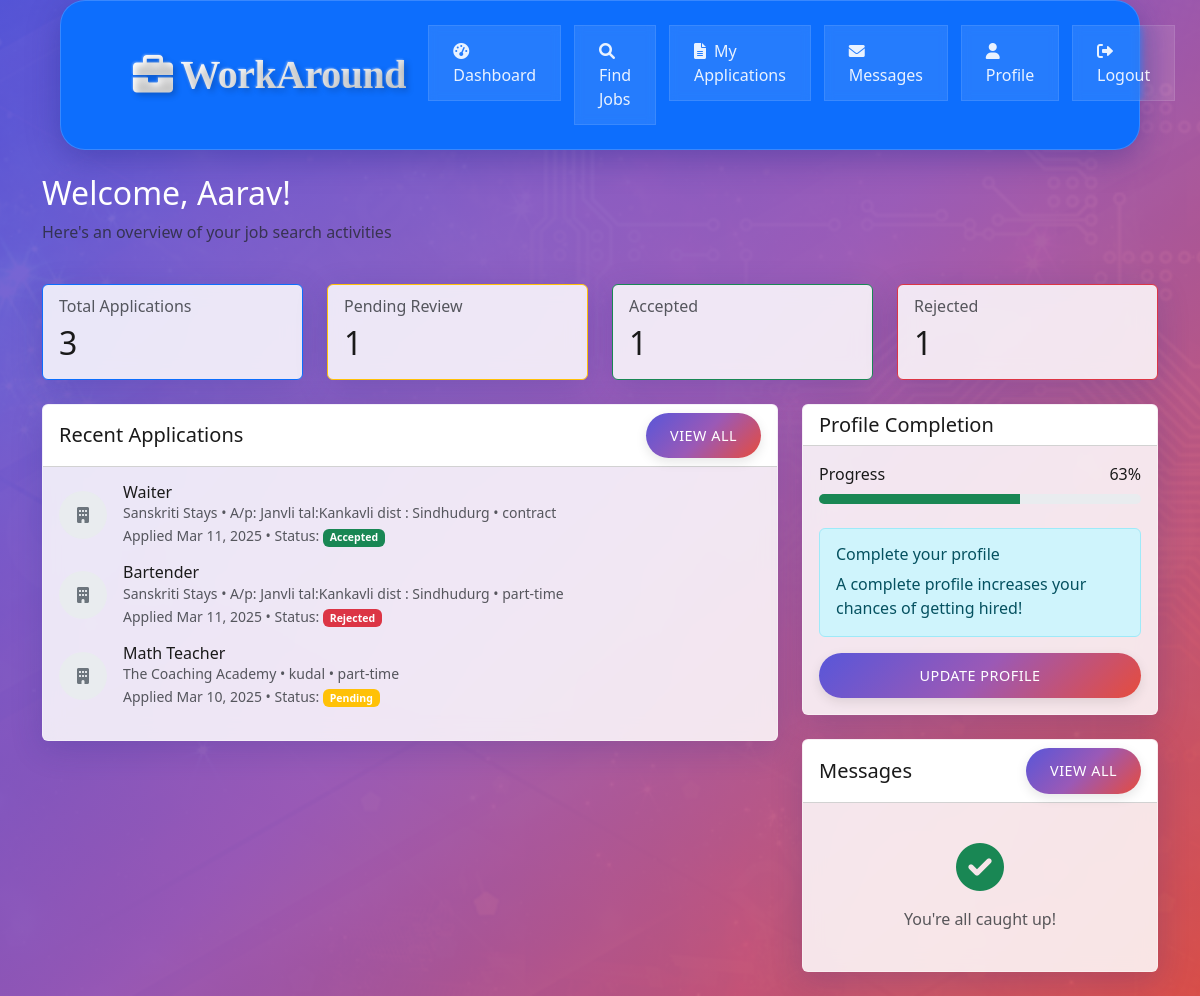
The page /jobseeker/dashboard.php (signed in) on the database its author committed.
### tables this page shows
CREATE TABLE `jobseeker_profiles` (
  `id` int(11) NOT NULL,
  `user_id` int(11) DEFAULT NULL,
  `first_name` varchar(50) NOT NULL,
  `last_name` varchar(50) NOT NULL,
  `phone` varchar(20) DEFAULT NULL,
  `address` text DEFAULT NULL,
  `skills` text DEFAULT NULL,
  `education` text DEFAULT NULL,
  `experience` text DEFAULT NULL,
  `resume_path` varchar(255) DEFAULT NULL,
  `profile_picture` varchar(255) DEFAULT NULL
);

CREATE TABLE `job_applications` (
  `id` int(11) NOT NULL,
  `job_id` int(11) DEFAULT NULL,
  `jobseeker_id` int(11) DEFAULT NULL,
  `status` enum('pending','reviewed','accepted','rejected') DEFAULT 'pending',
  `application_date` timestamp NOT NULL DEFAULT current_timestamp(),
  `cover_letter` text DEFAULT NULL,
  `updated_at` timestamp NOT NULL DEFAULT current_timestamp() ON UPDATE current_timestamp()
);

CREATE TABLE `jobs` (
  `id` int(11) NOT NULL,
  `employer_id` int(11) DEFAULT NULL,
  `title` varchar(100) NOT NULL,
  `description` text NOT NULL,
  `requirements` text DEFAULT NULL,
  `location` varchar(100) DEFAULT NULL,
  `salary_range` varchar(50) DEFAULT NULL,
  `job_type` enum('part-time','temporary','contract') NOT NULL,
  `status` enum('open','closed') DEFAULT 'open',
  `created_at` timestamp NOT NULL DEFAULT current_timestamp()
);

CREATE TABLE `employer_profiles` (
  `id` int(11) NOT NULL,
  `user_id` int(11) DEFAULT NULL,
  `company_name` varchar(100) NOT NULL,
  `contact_person` varchar(100) NOT NULL,
  `phone` varchar(20) DEFAULT NULL,
  `address` text DEFAULT NULL,
  `company_description` text DEFAULT NULL,
  `website` varchar(255) DEFAULT NULL,
  `industry` varchar(100) DEFAULT NULL,
  `logo_path` varchar(255) DEFAULT NULL
);

### jobseeker/dashboard.php (the view, shortened to what this page needs)
<?php
require_once "../config/database.php";
$profile_sql = "SELECT * FROM jobseeker_profiles WHERE user_id = ?";
$stmt = mysqli_prepare($conn, $profile_sql);
mysqli_stmt_bind_param($stmt, "i", $_SESSION['id']);
mysqli_stmt_execute($stmt);
$profile = mysqli_stmt_get_result($stmt)->fetch_assoc();
$total_fields = 8;
$filled_fields = 0;
$profile_fields = ['first_name', 'last_name', 'phone', 'address', 'skills', 'education', 'experience', 'resume_path'];
foreach ($profile_fields as $field) {
    if (!empty($profile[$field])) {
        $filled_fields++;
    }
}
$completion_percentage = ($filled_fields / $total_fields) * 100;
$stats_sql = "SELECT
    COUNT(*) as total_applications,
    SUM(CASE WHEN status = 'pending' THEN 1 ELSE 0 END) as pending_applications,
    SUM(CASE WHEN status = 'accepted' THEN 1 ELSE 0 END) as accepted_applications,
    SUM(CASE WHEN status = 'rejected' THEN 1 ELSE 0 END) as rejected_applications
    FROM job_applications
    WHERE jobseeker_id = ?";
$stmt = mysqli_prepare($conn, $stats_sql);
mysqli_stmt_bind_param($stmt, "i", $_SESSION['id']);
mysqli_stmt_execute($stmt);
$stats = mysqli_stmt_get_result($stmt)->fetch_assoc();
$recent_applications_sql = "SELECT
    ja.*, j.title, j.location, j.salary_range, j.job_type,
    ep.company_name
    FROM job_applications ja
    INNER JOIN jobs j ON ja.job_id = j.id
    INNER JOIN employer_profiles ep ON j.employer_id = ep.user_id
    WHERE ja.jobseeker_id = ?
    ORDER BY ja.application_date DESC
    LIMIT 5";
$stmt = mysqli_prepare($conn, $recent_applications_sql);
mysqli_stmt_bind_param($stmt, "i", $_SESSION['id']);
mysqli_stmt_execute($stmt);
$recent_applications = mysqli_stmt_get_result($stmt);
try {
    $messages_sql = "SELECT COUNT(*) as unread_count
                     FROM messages
                     WHERE receiver_id = ? AND is_read = 0";
    $stmt = mysqli_prepare($conn, $messages_sql);
    mysqli_stmt_bind_param($stmt, "i", $_SESSION['id']);
    mysqli_stmt_execute($stmt);
    $messages = mysqli_stmt_get_result($stmt)->fetch_assoc();
} catch (Exception $e) {
    $messages = ['unread_count' => 0];
}
?>
<!DOCTYPE html>
<html lang="en">
<head>
    <link href="https://cdn.jsdelivr.net/npm/bootstrap@5.3.0/dist/css/bootstrap.min.css" rel="stylesheet">
    <link rel="stylesheet" href="https://cdnjs.cloudflare.com/ajax/libs/font-awesome/6.0.0/css/all.min.css">
    <link rel="stylesheet" href="../assets/css/style.css">
</head>
<body>
    <nav class="navbar navbar-expand-lg navbar-dark bg-primary sticky-top">
        <div class="container">
            <a class="navbar-brand d-flex align-items-center" href="../index.php">
                <i class="fas fa-briefcase me-2"></i>
                WorkAround
            </a>
            <div class="collapse navbar-collapse" id="navbarNav">
                <ul class="navbar-nav ms-auto">
                    <li class="nav-item">
                        <a class="nav-link active" href="dashboard.php">
                            <i class="fas fa-tachometer-alt me-1"></i> Dashboard
                        </a>
                    </li>
                    <li class="nav-item">
                        <a class="nav-link" href="jobs.php">
                            <i class="fas fa-search me-1"></i> Find Jobs
                        </a>
                    </li>
                    <li class="nav-item">
                        <a class="nav-link" href="applications.php">
                            <i class="fas fa-file-alt me-1"></i> My Applications
                        </a>
                    </li>
                    <li class="nav-item">
                        <a class="nav-link" href="messages.php">
                            <i class="fas fa-envelope me-1"></i> Messages
                        </a>
                    </li>
                    <li class="nav-item">
                        <a class="nav-link" href="profile.php">
                            <i class="fas fa-user me-1"></i> Profile
                        </a>
                    </li>
                    <li class="nav-item">
                        <a class="nav-link" href="../auth/logout.php">
                            <i class="fas fa-sign-out-alt me-1"></i> Logout
                        </a>
                    </li>
                </ul>
            </div>
        </div>
    </nav>
    <div class="container my-4">
        <div class="row mb-4">
            <div class="col">
                <h2>Welcome, <?php echo htmlspecialchars($profile['first_name']); ?>!</h2>
                <p class="text-muted">Here's an overview of your job search activities</p>
            </div>
        </div>
        <div class="row mb-4">
            <div class="col-md-3">
                <div class="card stat-card border-primary h-100">
                    <div class="card-body">
                        <h6 class="card-subtitle mb-2 text-muted">Total Applications</h6>
                        <h2 class="card-title mb-0"><?php echo $stats['total_applications']; ?></h2>
                    </div>
                </div>
            </div>
            <div class="col-md-3">
                <div class="card stat-card border-warning h-100">
                    <div class="card-body">
                        <h6 class="card-subtitle mb-2 text-muted">Pending Review</h6>
                        <h2 class="card-title mb-0"><?php echo $stats['pending_applications']; ?></h2>
                    </div>
                </div>
            </div>
            <div class="col-md-3">
                <div class="card stat-card border-success h-100">
                    <div class="card-body">
                        <h6 class="card-subtitle mb-2 text-muted">Accepted</h6>
                        <h2 class="card-title mb-0"><?php echo $stats['accepted_applications']; ?></h2>
                    </div>
                </div>
            </div>
            <div class="col-md-3">
                <div class="card stat-card border-danger h-100">
                    <div class="card-body">
                        <h6 class="card-subtitle mb-2 text-muted">Rejected</h6>
                        <h2 class="card-title mb-0"><?php echo $stats['rejected_applications']; ?></h2>
                    </div>
                </div>
            </div>
        </div>
        <div class="row">
            <div class="col-md-8">
                <div class="card mb-4">
                    <div class="card-header bg-white d-flex justify-content-between align-items-center">
                        <h5 class="mb-0">Recent Applications</h5>
                        <a href="applications.php" class="btn btn-sm btn-primary">View All</a>
                    </div>
                    <div class="card-body">
                        <?php if (mysqli_num_rows($recent_applications) > 0): ?>
                            <?php while ($application = mysqli_fetch_assoc($recent_applications)): ?>
                                <div class="d-flex align-items-center mb-3">
                                    <div class="flex-shrink-0">
                                        <div class="default-logo">
                                            <i class="fas fa-building"></i>
                                        </div>
                                    </div>
                                    <div class="flex-grow-1 ms-3">
                                        <h6 class="mb-0"><?php echo htmlspecialchars($application['title']); ?></h6>
                                        <p class="mb-0 small text-muted">
                                            <?php echo htmlspecialchars($application['company_name']); ?> •
                                            <?php echo htmlspecialchars($application['location']); ?> •
                                            <?php echo htmlspecialchars($application['job_type']); ?>
                                        </p>
                                        <small class="text-muted">
                                            Applied <?php echo date('M d, Y', strtotime($application['application_date'])); ?> •
                                            Status: <span class="badge bg-<?php
                                                echo $application['status'] === 'accepted' ? 'success' :
                                                    ($application['status'] === 'rejected' ? 'danger' :
                                                    ($application['status'] === 'reviewed' ? 'info' : 'warning'));
                                            ?>"><?php echo ucfirst($application['status']); ?></span>
                                        </small>
                                    </div>
                                </div>
                            <?php endwhile; ?>
                        <?php endif; ?>
                    </div>
                </div>
            </div>
            <div class="col-md-4">
                <div class="card mb-4">
                    <div class="card-header bg-white">
                        <h5 class="mb-0">Profile Completion</h5>
                    </div>
                    <div class="card-body">
                        <div class="d-flex justify-content-between align-items-center mb-2">
                            <span>Progress</span>
                            <span><?php echo round($completion_percentage); ?>%</span>
                        </div>
                        <div class="progress mb-4">
                            <div class="progress-bar bg-success" role="progressbar"
                                 style="width: <?php echo $completion_percentage; ?>%"></div>
                        </div>
                        <?php if ($completion_percentage < 100): ?>
                            <div class="alert alert-info" role="alert">
                                <h6 class="alert-heading">Complete your profile</h6>
                                <p class="mb-0">A complete profile increases your chances of getting hired!</p>
                            </div>
                            <a href="profile.php" class="btn btn-primary w-100">Update Profile</a>
                        <?php endif; ?>
                    </div>
                </div>
                <div class="card">
                    <div class="card-header bg-white d-flex justify-content-between align-items-center">
                        <h5 class="mb-0">Messages</h5>
                        <a href="messages.php" class="btn btn-sm btn-primary">View All</a>
                    </div>
                    <div class="card-body">
                        <?php if ($messages['unread_count'] > 0): ?>
                            <div class="alert alert-info mb-0" role="alert">
                                <i class="fas fa-envelope me-2"></i>
                                You have <?php echo $messages['unread_count']; ?> unread message(s)
                            </div>
                        <?php else: ?>
                            <div class="text-center py-4">
                                <i class="fas fa-check-circle fa-3x text-success mb-3"></i>
                                <p class="text-muted mb-0">You're all caught up!</p>
                            </div>
                        <?php endif; ?>
                    </div>
                </div>
            </div>
        </div>
    </div>
</body>
</html>

### assets/css/style.css (style rules this page uses)
body { font-family: 'Segoe UI', Tahoma, Geneva, Verdana, sans-serif; margin: 0; min-height: 100vh; background: linear-gradient(135deg, rgba(88, 86, 217, 0.9) 0%, rgba(155, 89, 182, 0.95) 50%, rgba(231, 76, 60, 0.9) 100%), url('../images/1.jpg') no-repeat center center fixed; background-size: cover; color: #ffffff; animation: gradientShift 15s ease infinite; }
.navbar { background: rgba(255, 255, 255, 0.1); backdrop-filter: blur(10px); -webkit-backdrop-filter: blur(10px); border: 1px solid rgba(255, 255, 255, 0.18); box-shadow: 0 8px 32px 0 rgba(31, 38, 135, 0.37); position: sticky; top: 0; z-index: 1000; transition: all 0.3s ease; padding: 1.5rem 5%; margin: 0 5% 1.5rem 5%; border-radius: 25px }
.navbar-brand { font-family: "Monotype Corsiva", cursive; font-size: 2.5rem; font-weight: 700; background: linear-gradient(135deg, #ffffff 0%, #f8f9fa 25%, #e9ecef 50%, #dee2e6 75%, #ced4da 100%); -webkit-background-clip: text; background-clip: text; -webkit-text-fill-color: transparent; text-shadow: 3px 3px 6px rgba(0, 0, 0, 0.2), -1px -1px 2px rgba(255, 255, 255, 0.3); letter-spacing: -0.5px; position: relative; transition: all 0.4s ease; animation: textShimmer 3s infinite linear; }
.nav-link { font-weight: 500; padding: 0.8rem 1.5rem !important; margin: 0 0.4rem; transition: all 0.4s cubic-bezier(0.4, 0, 0.2, 1); position: relative; color: rgba(255, 255, 255, 0.9) !important; background: rgba(255, 255, 255, 0.1); border: 1px solid rgba(255, 255, 255, 0.1); backdrop-filter: blur(5px); -webkit-backdrop-filter: blur(5px); }
.nav-link::after { content: ''; position: absolute; bottom: 0; left: 50%; width: 0; height: 2px; background: linear-gradient(135deg, #ff69b4 0%, #ff1493 100%); transition: width 0.3s ease, left 0.3s ease; transform: translateX(-50%); }
.card { background: rgba(255, 255, 255, 0.95); backdrop-filter: blur(16px); -webkit-backdrop-filter: blur(16px); border: 1px solid rgba(255, 255, 255, 0.18); box-shadow: 0 8px 32px 0 rgba(31, 38, 135, 0.2); transition: all 0.3s ease; border-radius: 30px overflow: hidden; transform: translateY(0); color: #1a1a1a; }
.btn { padding: 0.75rem 1.5rem; font-weight: 500; border-radius: 25px; transition: all 0.4s cubic-bezier(0.4, 0, 0.2, 1); box-shadow: 0 4px 12px rgba(0, 0, 0, 0.1); letter-spacing: 0.5px; text-transform: uppercase; font-size: 0.9rem; }
.btn-primary { background: linear-gradient(135deg, #5856d9 0%, #9b59b6 50%, #e74c3c 100%); border: none; position: relative; overflow: hidden; z-index: 1; }
.btn-primary::before { content: ''; position: absolute; top: 0; left: -100%; width: 100%; height: 100%; background: linear-gradient(90deg, transparent, rgba(255, 255, 255, 0.2), transparent); transition: 0.5s; z-index: -1; }
.card, .feature-card, .step-card { background: rgba(255, 255, 255, 0.85) !important; backdrop-filter: blur(10px); border: 1px solid rgba(255, 255, 255, 0.3); box-shadow: 0 8px 32px 0 rgba(31, 38, 135, 0.2); }

### jobseeker/dashboard.php (style rules this page uses)
.stat-card { transition: transform 0.2s; }
.progress { height: 10px; }
.default-logo { width: 48px; height: 48px; background-color: #e9ecef; display: flex; align-items: center; justify-content: center; border-radius: 50%; color: #6c757d; }

### rows shown on the page
jobseeker_profiles: first_name "Aarav"
job_applications: job.title "Waiter", employer_profiles.company_name "Sanskriti Stays", job.location "A/p: Janvli tal:Kankavli dist : Sindhudurg", job.job_type "contract", application_date "Mar 11, 2025", status "Accepted"
job_applications: job.title "Bartender", employer_profiles.company_name "Sanskriti Stays", job.location "A/p: Janvli tal:Kankavli dist : Sindhudurg", job.job_type "part-time", application_date "Mar 11, 2025", status "Rejected"
job_applications: job.title "Math Teacher", employer_profiles.company_name "The Coaching Academy", job.location "kudal", job.job_type "part-time", application_date "Mar 10, 2025", status "Pending"

### other values the page prints
$stats['total_applications'] "3"
$stats['pending_applications'] "1"
$stats['accepted_applications'] "1"
$stats['rejected_applications'] "1"
$completion_percentage "63"
